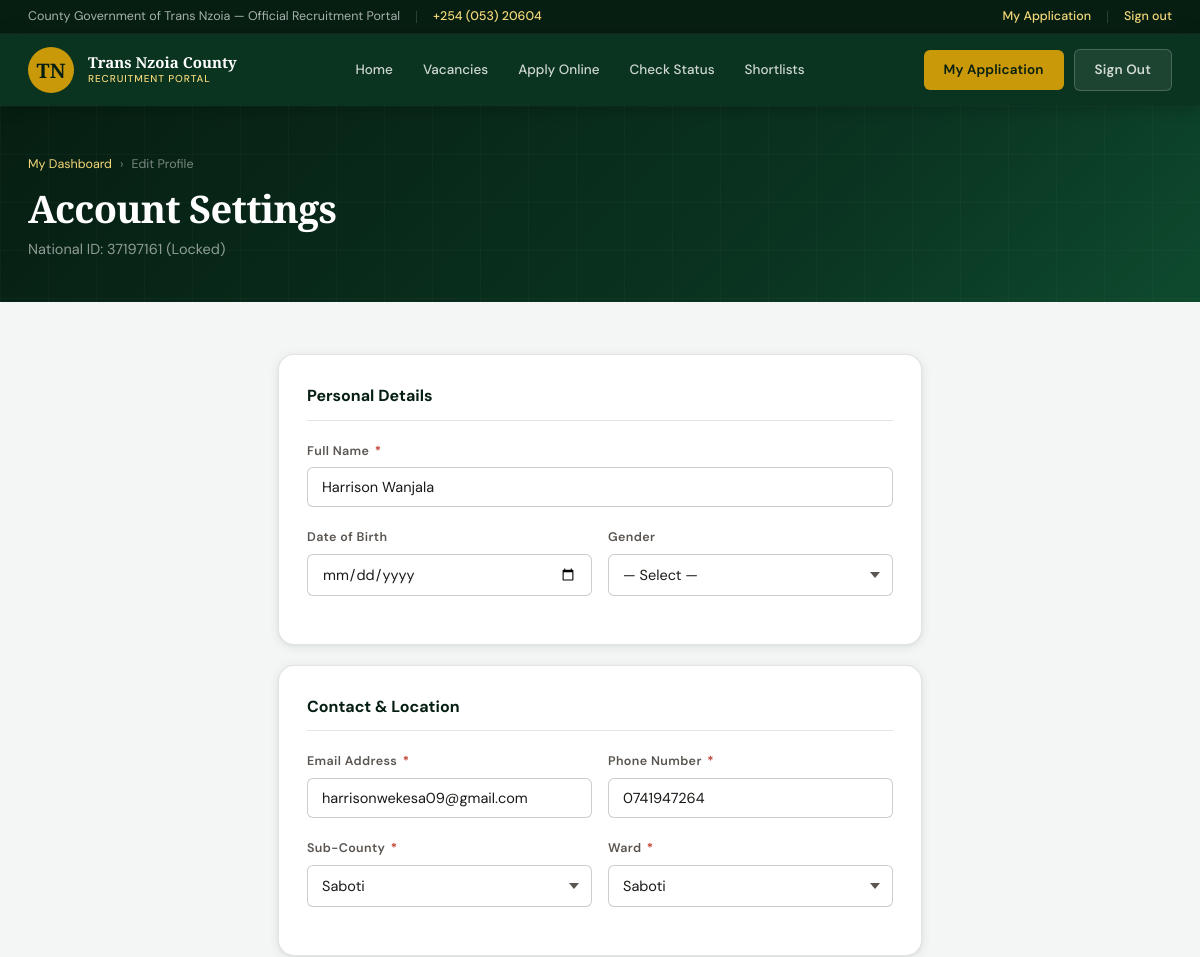
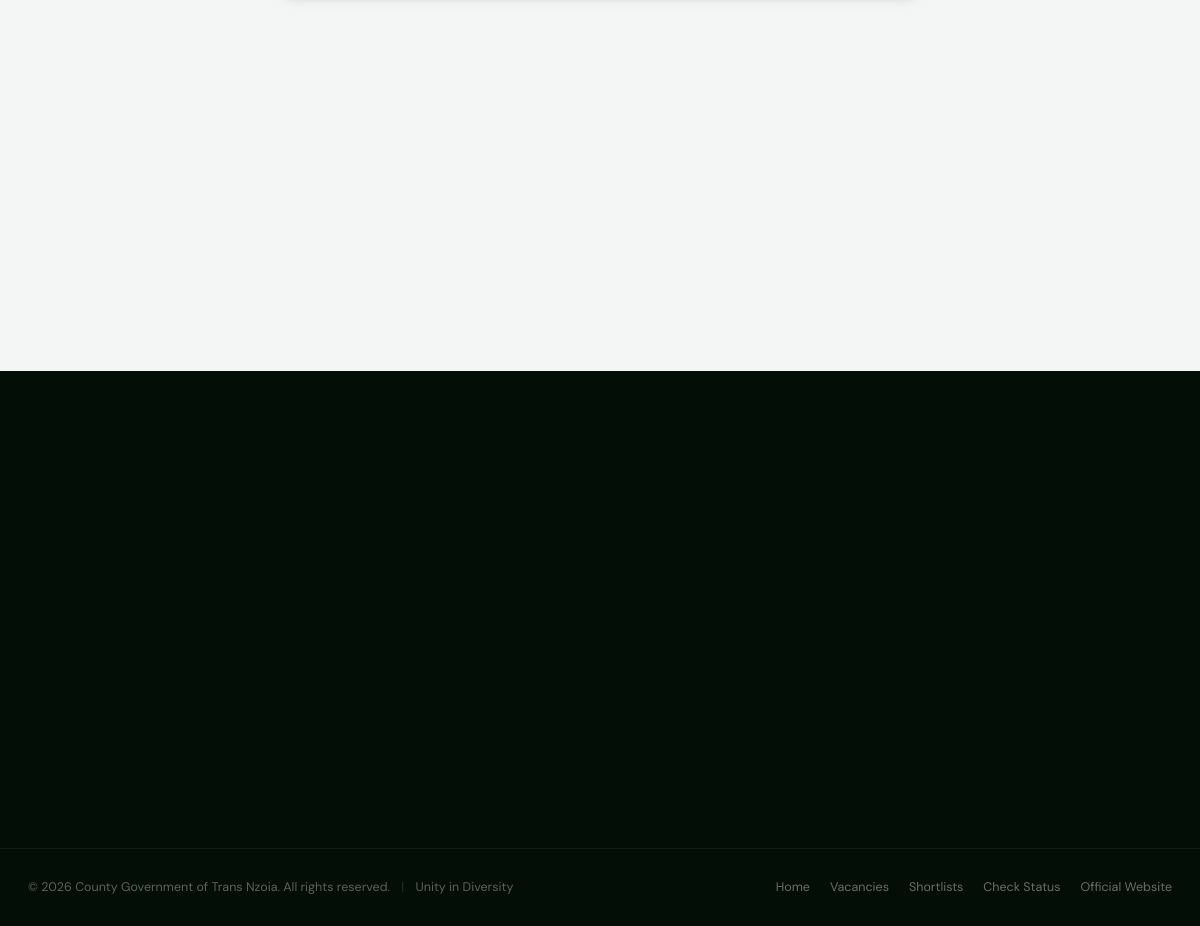
Page /applicant/profile.php (signed in) on the committed database (2 pictures, top to bottom).
### tables this page shows
CREATE TABLE `users` (
  `id` int(10) unsigned NOT NULL AUTO_INCREMENT,
  `username` varchar(80) NOT NULL,
  `email` varchar(160) NOT NULL,
  `password_hash` varchar(255) NOT NULL,
  `role` enum('superadmin','admin','hr','applicant') NOT NULL DEFAULT 'applicant',
  `full_name` varchar(160) DEFAULT NULL,
  `is_active` tinyint(1) NOT NULL DEFAULT 1,
  `last_login` datetime DEFAULT NULL,
  `created_at` datetime NOT NULL DEFAULT current_timestamp(),
  `updated_at` datetime NOT NULL DEFAULT current_timestamp() ON UPDATE current_timestamp(),
  `sub_county` varchar(100) DEFAULT NULL,
  `ward` varchar(100) DEFAULT NULL,
  `id_doc_front` varchar(255) DEFAULT NULL,
  `id_doc_back` varchar(255) DEFAULT NULL,
  `id_verified` tinyint(1) DEFAULT 0,
  `phone` varchar(20) DEFAULT NULL,
  `dob` date DEFAULT NULL,
  `gender` enum('Male','Female','Prefer not to say') DEFAULT NULL,
  PRIMARY KEY (`id`),
  UNIQUE KEY `username` (`username`),
  UNIQUE KEY `email` (`email`),
  KEY `idx_role` (`role`),
  KEY `idx_email` (`email`)
);

### includes/auth.php (called while the page is built, shortened)
<?php
function h(?string $s): string {
    return htmlspecialchars($s ?? '', ENT_QUOTES, 'UTF-8');
}

### applicant/profile.php (the view, shortened to what this page needs)
<?php
require_once __DIR__ . '/../includes/auth.php';
$user = auth_user();
$pdo  = db();
$stmt = $pdo->prepare("SELECT * FROM users WHERE id = ?");
$stmt->execute([$user['id']]);
$profile = $stmt->fetch();
$errors = [];
require_once __DIR__ . '/../includes/partials/header.php';
?>
<div class="page-hdr">
  <div class="container">
    <div>
      <div class="breadcrumb">
        <a href="dashboard.php">My Dashboard</a> <span>›</span> <span>Edit Profile</span>
      </div>
      <h1>Account Settings</h1>
      <div class="page-hdr-sub">National ID: <?= h($profile['username']) ?> (Locked)</div>
    </div>
  </div>
</div>
<div class="page-wrap" style="background:#f4f5f5; padding-bottom:80px;">
  <div class="container" style="max-width:700px;">
    <form method="POST" novalidate id="profile-form">
      <div class="card card-pad fade-up" style="margin-bottom:20px;">
        <h2 style="font-size:16px;font-weight:700;color:var(--green-900);padding-bottom:10px;border-bottom:1px solid var(--border);margin-bottom:20px;">Personal Details</h2>
        <div class="form-group">
          <label class="form-label">Full Name <span class="required">*</span></label>
          <input type="text" name="full_name" class="form-input <?= isset($errors['full_name'])?'error':'' ?>" value="<?= h($_POST['full_name'] ?? $profile['full_name']) ?>">
        </div>
        <div class="form-row">
          <div class="form-group">
            <label class="form-label">Date of Birth</label>
            <input type="date" name="dob" class="form-input <?= isset($errors['dob'])?'error':'' ?>" value="<?= h($_POST['dob'] ?? $profile['dob']) ?>">
          </div>
          <div class="form-group">
            <label class="form-label">Gender</label>
            <select name="gender" class="form-select <?= isset($errors['gender'])?'error':'' ?>">
              <?php $g = $_POST['gender'] ?? $profile['gender']; ?>
              <option value="" <?= $g===''?'selected':'' ?>>— Select —</option>
            </select>
          </div>
        </div>
      </div>
      <div class="card card-pad fade-up" style="margin-bottom:20px;">
        <h2 style="font-size:16px;font-weight:700;color:var(--green-900);padding-bottom:10px;border-bottom:1px solid var(--border);margin-bottom:20px;">Contact & Location</h2>
        <div class="form-row">
          <div class="form-group">
            <label class="form-label">Email Address <span class="required">*</span></label>
            <input type="email" name="email" class="form-input <?= isset($errors['email'])?'error':'' ?>" value="<?= h($_POST['email'] ?? $profile['email']) ?>">
          </div>
          <div class="form-group">
            <label class="form-label">Phone Number <span class="required">*</span></label>
            <input type="tel" name="phone" class="form-input <?= isset($errors['phone'])?'error':'' ?>" value="<?= h($_POST['phone'] ?? $profile['phone']) ?>">
          </div>
        </div>
        <div class="form-row">
          <div class="form-group">
            <label class="form-label">Sub-County <span class="required">*</span></label>
            <select name="sub_county" id="sub_county" class="form-select <?= isset($errors['sub_county'])?'error':'' ?>" onchange="populateWards(this.value)">
              <?php
              $sc_val = $_POST['sub_county'] ?? $profile['sub_county'];
              foreach (SUB_COUNTIES as $sc => $wards): ?>
                <option value="<?= h($sc) ?>" <?= $sc_val===$sc?'selected':'' ?>><?= h($sc) ?></option>
              <?php endforeach; ?>
            </select>
          </div>
          <div class="form-group">
            <label class="form-label">Ward <span class="required">*</span></label>
            <select name="ward" id="ward" class="form-select <?= isset($errors['ward'])?'error':'' ?>">
              <?php
              $w_val = $_POST['ward'] ?? $profile['ward'];
              if ($sc_val && array_key_exists($sc_val, SUB_COUNTIES)):
                foreach (SUB_COUNTIES[$sc_val] as $w): ?>
                  <option value="<?= h($w) ?>" <?= $w_val===$w?'selected':'' ?>><?= h($w) ?></option>
                <?php endforeach;
              endif; ?>
            </select>
          </div>
        </div>
      </div>
    </form>
  </div>
</div>
<?php require_once __DIR__ . '/../includes/partials/footer.php'; ?>

### assets/css/style.css (style rules this page uses)
:root { --green-950: #020E06; --green-900: #061E12; --green-800: #0A3320; --green-700: #0E4A2E; --green-600: #145C39; --green-500: #1A7048; --green-400: #228558; --green-300: #3DA06F; --green-200: #72C29A; --green-100: #B8E3CB; --green-50: #EAF5EF; --gold-800: #7A5B06; --gold-600: #A87D09; --gold-500: #C9990A; --gold-400: #E0AC0C; --gold-300: #EDCA56; --gold-200: #F5D878; --gold-100: #FDF0BE; --gold-50: #FEFAEE; --warm-white: #F7F5F0; --warm-50: #F2EFE8; --warm-100: #E5E0D5; --warm-200: #C8C0B0; --warm-700: #4A4438; --warm-900: #1C1915; --text-main: #1A1916; --text-muted: #5A5550; --text-light: #8C877F; --border: rgba(20,40,25,0.12); --border-strong: rgba(20,40,25,0.22); --radius-sm: 6px; --radius-md: 10px; --radius-lg: 16px; --radius-xl: 24px; --shadow-sm: 0 1px 4px rgba(10,50,25,0.06); --shadow-card: 0 2px 12px rgba(10,50,25,0.08), 0 1px 3px rgba(10,50,25,0.06); --shadow-hover:0 8px 28px rgba(10,50,25,0.14), 0 2px 8px rgba(10,50,25,0.08); --font-display: 'Playfair Display', Georgia, serif; --font-body: 'DM Sans', system-ui, sans-serif; --font-mono: 'DM Mono', monospace; --max-w: 100%; --nav-h: 72px; --topbar-h: 34px; }
*, *::before, *::after { box-sizing: border-box; margin: 0; padding: 0; }
html { scroll-behavior: smooth; }
body { font-family: var(--font-body); font-size: 16px; line-height: 1.65; color: var(--text-main); background: var(--warm-white); -webkit-font-smoothing: antialiased; display: flex; flex-direction: column; min-height: 100vh; }
a { color: inherit; text-decoration: none; }
button, input, select, textarea { font-family: var(--font-body); }
.container { max-width: var(--max-w); margin: 0 auto; padding: 0 28px; }
.page-wrap { padding: 52px 0 80px; }
.form-group { margin-bottom: 20px; }
.form-row { display: grid; grid-template-columns: 1fr 1fr; gap: 16px; }
.form-label { display: block; margin-bottom: 6px; font-size: 12.5px; font-weight: 600; color: var(--text-muted); letter-spacing: .03em; }
.form-label .required { color: #C0392B; margin-left: 2px; }
.form-input, .form-select, .form-textarea { width: 100%; border: 1.5px solid var(--border-strong); border-radius: var(--radius-sm); padding: 10px 14px; font-size: 14.5px; color: var(--text-main); background: #fff; outline: none; transition: border-color .2s, box-shadow .2s; appearance: none; }
.form-select { background-repeat: no-repeat; background-position: right 12px center; padding-right: 36px; cursor: pointer; }
.card { background: #fff; border: 1px solid var(--border); border-radius: var(--radius-lg); box-shadow: var(--shadow-card); }
.card-pad { padding: 28px; }
.page-hdr { background: var(--green-900); padding: 48px 0 40px; position: relative; overflow: hidden; }
.page-hdr::before { content: ''; position: absolute; inset: 0; background: linear-gradient(135deg, var(--green-900) 0%, var(--green-800) 65%, var(--green-700) 100%); }
.page-hdr::after { content: ''; position: absolute; inset: 0; background-image: linear-gradient(rgba(255,255,255,.025) 1px, transparent 1px), linear-gradient(90deg, rgba(255,255,255,.025) 1px, transparent 1px); background-size: 48px 48px; }
.page-hdr .container { position: relative; z-index: 1; display: flex; justify-content: space-between; align-items: flex-end; gap: 24px; }
.breadcrumb { display: flex; align-items: center; gap: 8px; font-size: 12.5px; color: rgba(255,255,255,.45); margin-bottom: 12px; }
.breadcrumb a { color: var(--gold-200); transition: color .2s; }
.page-hdr h1 { font-family: var(--font-display); font-size: clamp(24px, 3.5vw, 38px); font-weight: 700; color: #fff; letter-spacing: -.02em; line-height: 1.15; margin-bottom: 8px; }
.page-hdr-sub { font-size: 14.5px; color: rgba(255,255,255,.55); }
.fade-up { opacity: 0; transform: translateY(20px); transition: opacity .5s ease, transform .5s ease; }
.fade-up.visible { opacity: 1; transform: translateY(0); }

### rows in the picture
users: username "37197161", full_name "Harrison Wanjala", gender "— Select —", email "harrisonwekesa09@gmail.com", phone "0741947264", ward "Saboti"

### other values in the picture
form field sub_county "Saboti"
